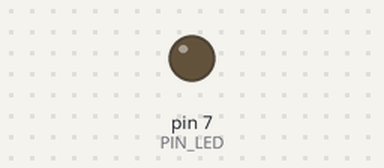
This sketch was run on a simulated Arduino Uno, built with avr-gcc and run on an emulated ATmega328P. Shown: output pins drawn as LEDs (lit = HIGH). Dashed ring = blinking. At 2.0 s the program stops and its outputs stay as they are.

Above: at 0.5 s.
At 1.85 s:
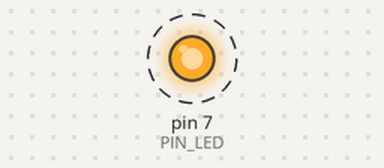
Timing chart, 0 to 3.0 s (numbered marks = the images above):
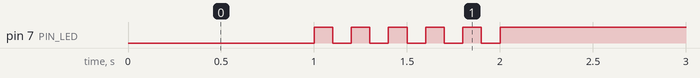

The sketch:

05_practice_2.ino
```cpp
#define PIN_LED 7  //0이 HIGH, 1이 LOW 상태
int a;
void setup() {
  a = 0;
  pinMode(PIN_LED, OUTPUT);
}

void loop() {
  digitalWrite(PIN_LED, 0);
  delay(1000);

  while(a<5){
  digitalWrite(PIN_LED, 1);
  delay(100);
  digitalWrite(PIN_LED, 0);
  delay(100);
  a += 1;
  }

  digitalWrite(PIN_LED, 1);

  while(1){}
}
```

Measured:
- by itself, pin 7 (PIN_LED): alternates HIGH for 0.10 s and LOW for 0.10 s, 11 changes in all, then stays HIGH
